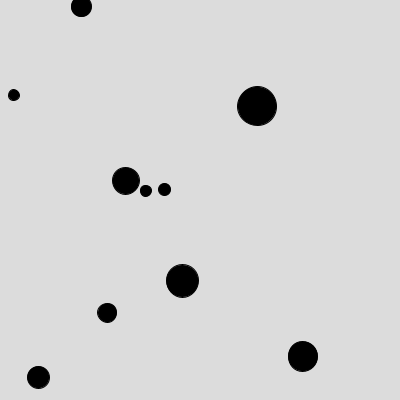
Frame 1 (no input)
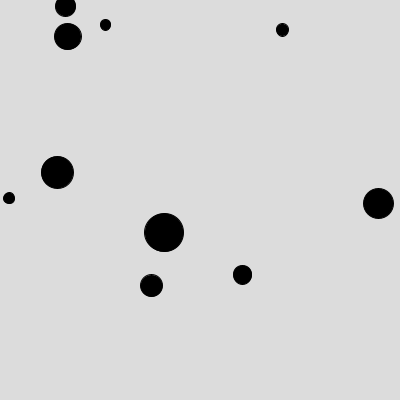
Frame 60 (the mouse pressed at the canvas centre just before this capture)
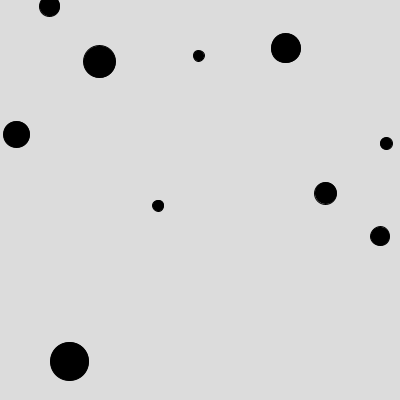
Frame 120 (the mouse held since frame 60 and released just before this capture)

The Processing sketch that drew these frames (run headless with seeded random() and noise(); from frame 60 on, the mouse is pressed at the canvas centre):

// Processing sketch: Bouncing_ball_with_array
// ── Bouncing_ball_with_array.pde
int numBalls = 10;
Ball[] balls = new Ball[numBalls];

void setup(){
  size(400,400);
  for (int i=0; i<numBalls; i++){
    balls[i] = new Ball(random(width), random(height), random(5,20));
  }
}

void draw(){
  background(220);
  
  for (int i=0; i<balls.length; i++){
    balls[i].move();
    balls[i].checkBoundary();
    
    for (int j=0; j<balls.length; j++){
      if (i!= j){
      balls[i].checkCollision(balls[j]);
      }
    }
    
    balls[i].show();
    balls[i].reset();
  }
  
}

// ── Ball.pde
class Ball{
  float x,y,xSpeed,ySpeed,r;
  int fillCol;
  boolean inContact;
  
  Ball(float x, float y, float r){
    this.x = x;
    this.y = y;
    this.r=r;
    fillCol = 0;
    xSpeed = random(-3,3);
    ySpeed = random(-3,3);
    inContact = false;
  }
  
  void move(){
    x += xSpeed;
    y += ySpeed;
  }
  
  void show(){
    if (inContact){
      fillCol = 255;
    }else{
      fillCol = 0;
    }
    fill(fillCol);
    circle(x,y,r*2);
  }
  
  void checkBoundary(){
    if (x+r > width || x-r<0){
      xSpeed *= -1;
    }
    if (y+r > height || y-r<0){
      ySpeed *= -1;
    }
  }
  
  void checkCollision(Ball b){
    if (dist(x, y, b.x, b.y) < (r+b.r)){
      inContact = true;
    }
  }
  
  void reset(){
    inContact = false;
  }

}
